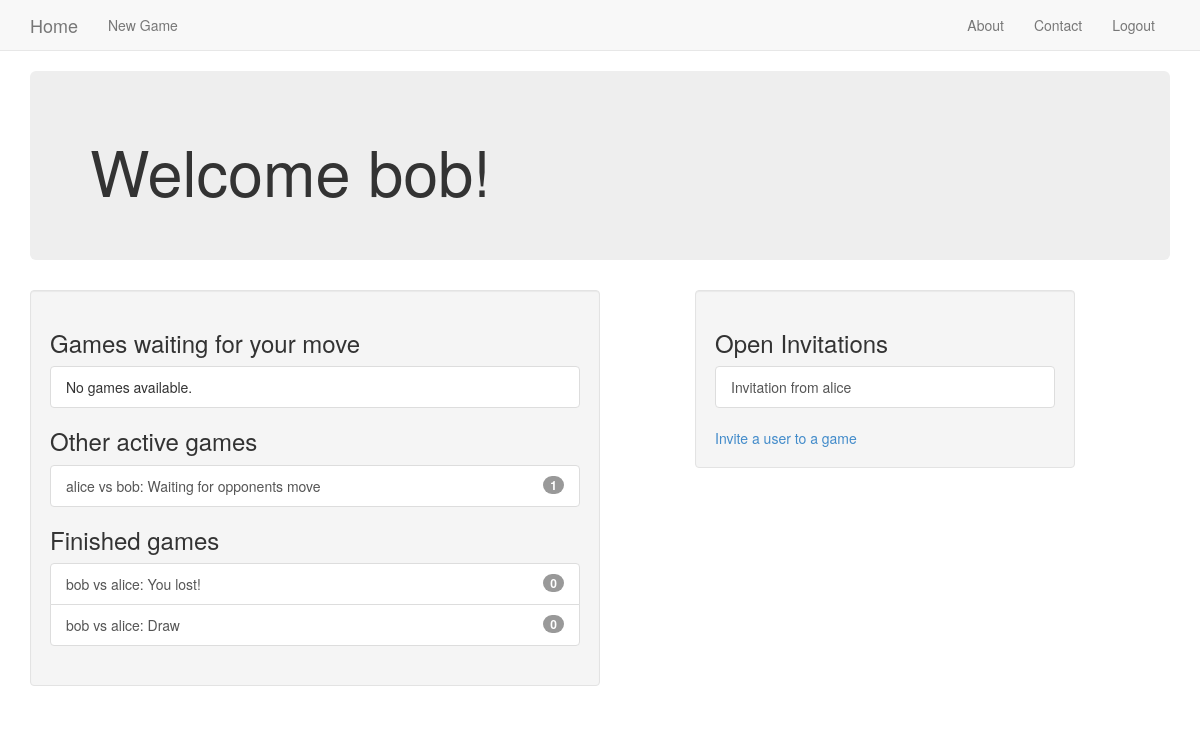
The app's page /user/home (signed in), older data.
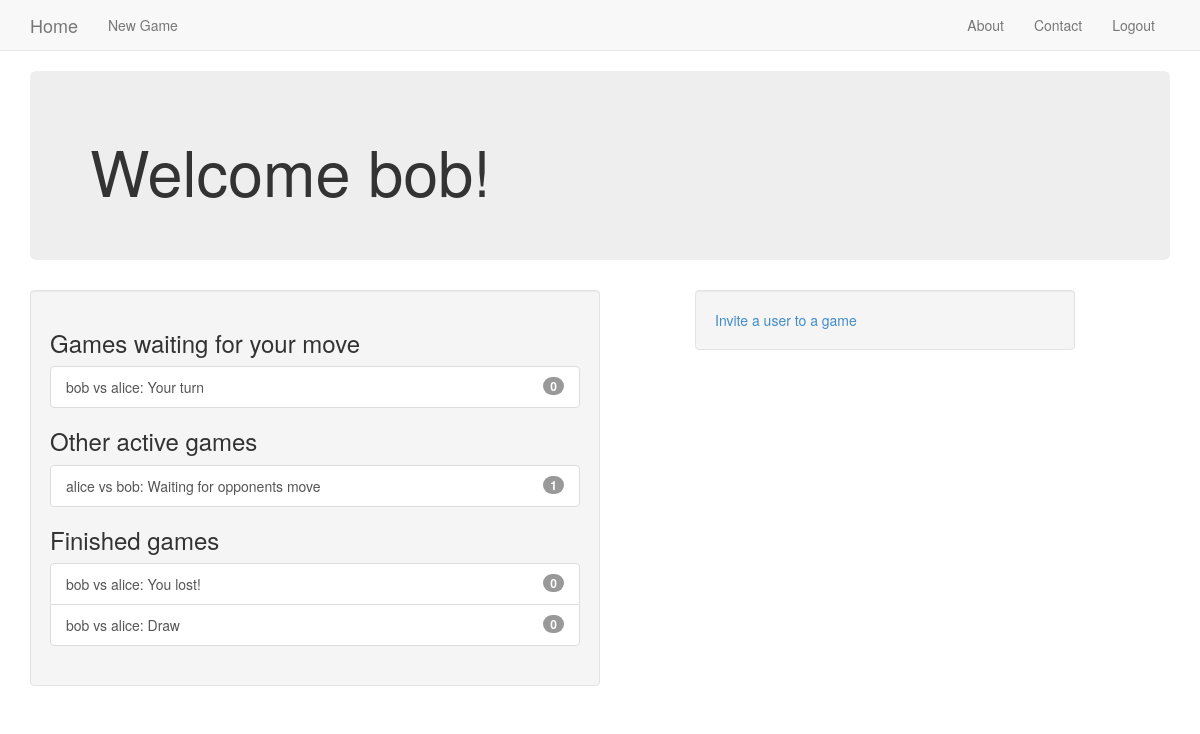
The same page, newer data.
### tictactoe/models.py (models this page shows, shortened)
class Game(models.Model):
    first_player = models.ForeignKey(User, related_name='games_first_player')
    second_player = models.ForeignKey(User, related_name='games_second_player')
    next_to_move = models.ForeignKey(User, related_name='games_to_move')
    start_time = models.DateTimeField(auto_now_add=True)
    last_active = models.DateTimeField(auto_now=True)
    status = models.CharField(max_length=1, default='A', choices=STATUS_CHOICES)
    objects = GamesManager()  # sets a new manager for this class.
    def __str__(self):
        return '{} vs {}'.format(self.first_player, self.second_player)

class Invitation(models.Model):
    from_user = models.ForeignKey(User, related_name='invitations_sent')
    to_user = models.ForeignKey(User, related_name='invitations_received', verbose_name='User to invite',
                                help_text='Select the user with who you want to play')
    message = models.CharField('Optional Message', max_length=200, blank=True,
                               help_text='Add a friendly message if you want')
    timestamp = models.DateTimeField(auto_now_add=True)

### user/views.py (the view)
@login_required()
def home(request):
    my_games = Game.objects.games_for_user(request.user)
    active_games = my_games.filter(status='A')
    finished_games = my_games.exclude(status='A')
    waiting_games = active_games.filter(next_to_move=request.user)
    other_games = active_games.exclude(next_to_move=request.user)
    invitations = request.user.invitations_received.all()
    context = {'other_games': other_games,
               'waiting_games': waiting_games,
               'finished_games': finished_games,
               'invitations': invitations}
    return render(request, 'user/home.html', context)

### tictactoe/models.py (called while the page is built)
    def games_for_user(self, user):
        return super(GamesManager, self).get_queryset().filter(
            Q(first_player_id=user.id) | Q(second_player_id=user.id)
        )  # this query returns all games where the user is either 1stP or 2ndP

### user/templates/user/home.html (shortened to what this page needs)
{% extends 'base.html' %}
{% block content %}
    <div class="jumbotron">
        <h1>Welcome {{ user.username }}!</h1>
    </div>
    <div class="well col-md-6">
        {% include 'tictactoe/game_list_snippet.html' with header='Games waiting for your move' games_list=waiting_games %}
        {% include 'tictactoe/game_list_snippet.html' with header='Other active games' games_list=other_games %}
        {% include 'tictactoe/game_list_snippet.html' with header='Finished games' games_list=finished_games %}
    </div>
    <div class="well col-sm-4 col-sm-push-1">
        {% if invitations %}
            <h3 class="panel-header">Open Invitations</h3>
            <div class="list-group">
                {% for invi in invitations %}
                    <a class="list-group-item"
                       href="{% url 'tictactoe:invitation' pk=invi.id %}">
                        Invitation from {{ invi.from_user.username }}
                    </a>
                {% endfor %}
            </div>
        {% endif %}
        <a href="{% url 'tictactoe:invite' %}">Invite a user to a game</a>
    </div>
{% endblock %}

### templates/base.html (shortened to what this page needs)
{% load staticfiles %}
<!DOCTYPE html>
 <html class="no-js">
    <head>
        {% block styling %}
            <link rel="stylesheet" href="{% static 'bootstrap/css/bootstrap.css' %}">
        {% endblock styling %}
    </head>
    <body>
        <div class="navbar navbar-default navbar-static-top">
            <div class="container">
                {% if user.is_authenticated %}
                    <div class="navbar-header">
                        <a class="navbar-brand" href="{% url 'user_home' %}">Home</a>
                    </div>
                    <ul class="nav navbar-nav">
                        <li><a href="{% url 'tictactoe:invite' %}">New Game</a></li>
                    </ul>
                    <ul class="nav navbar-nav navbar-right">
                        <li><a href="#">About</a></li>
                        <li><a href="#">Contact</a></li>
                        <li><a href="{% url 'boardgames_logout' %}">Logout</a></li>
                    </ul>
                {% endif %}
            </div>
        </div>
        <div class="container">
            {% block content %}
            {% endblock %}
        </div>
    </body>
</html>

### tictactoe/templates/tictactoe/game_list_snippet.html
<h3 class="panel-header">{{ header }}</h3>
<div class="list-group" >
    {% for game in games_list %}
        <a class="list-group-item" href="{% url 'tictactoe:detail' pk=game.id %}">
            {{ game }}:
            {% if game.status == "A" %}
                {% if game.next_to_move == user %}Your turn{% else %}Waiting for opponents move{% endif %}
            {% elif game.status == "D" %}
                Draw
            {% elif game.status == "F" and user == game.first_player %}
                You won!
            {% elif game.status == "S" and user == game.second_player %}
                You won!
            {% else %}
                You lost!
            {% endif %}
            <span class="badge">{{ game.move_set.count }}</span></a>
    {% empty %}
        <span class="list-group-item">No games available.</span>
    {% endfor %}
</div>

Row changes from the older to the newer data that the page shows:
removed Invitation: from_user.username "alice"
added Game: first_player+second_player "bob vs alice", status "Your turn", move_set.count "0"
Text that changed along with them:
text no longer shown: "No games available. Open Invitations"
